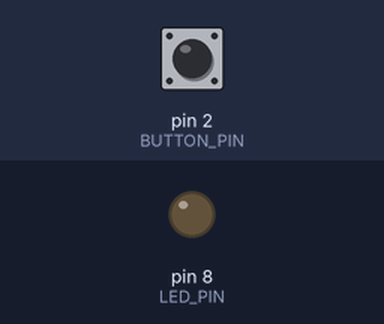
A sketch run on a simulated Arduino Uno, built with avr-gcc and run on an emulated ATmega328P. Shown: output pins drawn as LEDs (lit = HIGH). The test bench sets the inputs (shaded band); at power-on: pin 2 (BUTTON_PIN) HIGH.

Above: at 1.2 s.
1.3 s: pin 2 (BUTTON_PIN) pulled LOW for 0.15 s
At 1.37 s:
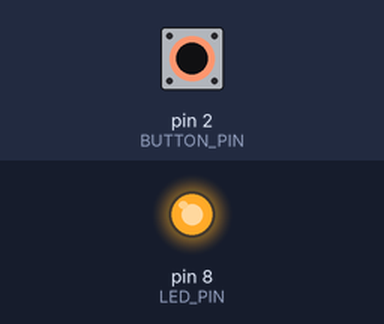
2.9 s: pin 2 (BUTTON_PIN) pulled LOW for 3.2 s
At 7.2 s:
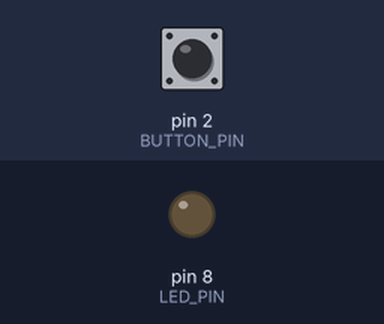
Timing chart, 0 to 8.7 s (numbered marks = the images above; inputs shaded):
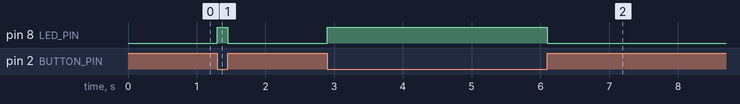

The sketch:

02_button_led.ino
```cpp
// Keep the external LED circuit. Button switched contacts connect D2 to GND.
const int LED_PIN = 8;
const int BUTTON_PIN = 2;
void setup() {
  pinMode(LED_PIN, OUTPUT);
  pinMode(BUTTON_PIN, INPUT_PULLUP);
}
void loop() {
  const bool pressed = digitalRead(BUTTON_PIN) == LOW;
  digitalWrite(LED_PIN, pressed ? HIGH : LOW);
}
```

Measured:
- after the input at 1.3 s, pin 8 (LED_PIN): LOW → HIGH at once, → LOW 0.15 s later
- after the input at 2.9 s, pin 8 (LED_PIN): LOW → HIGH at once, → LOW 3.2 s later
